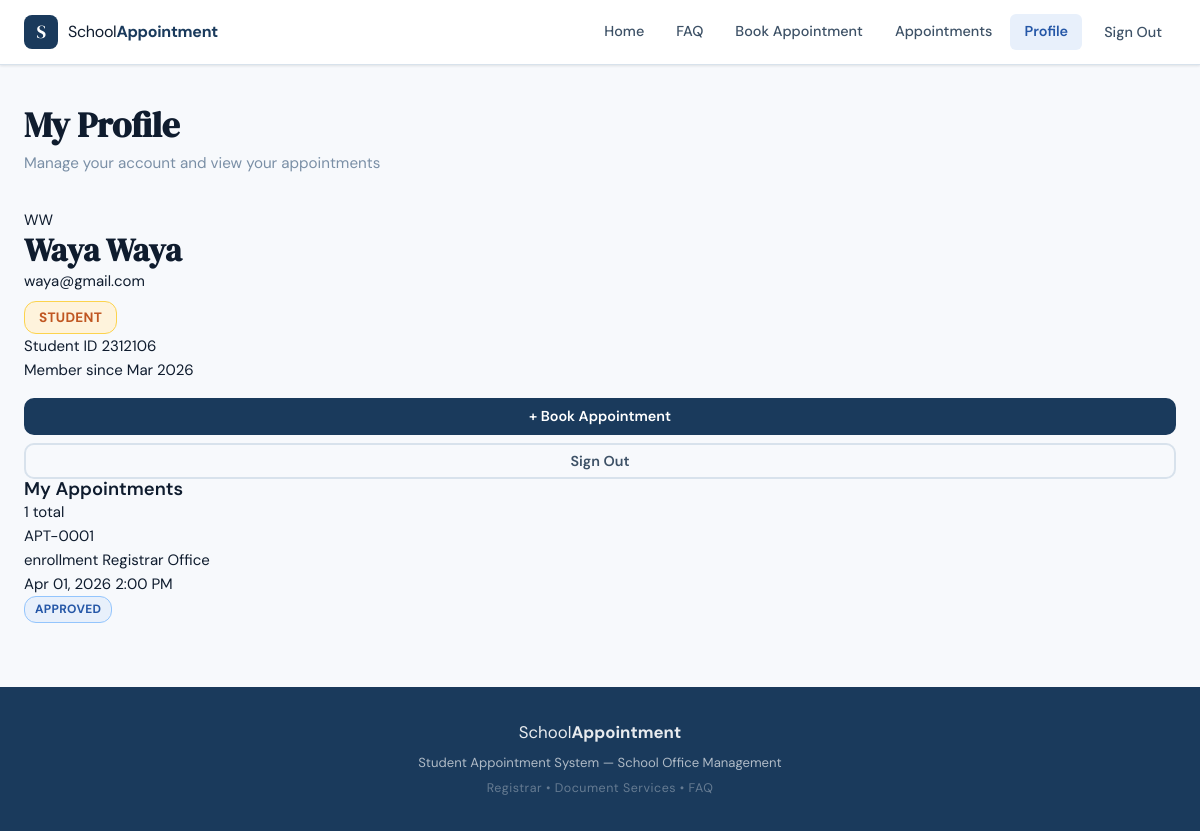
/profile/ (signed in), run on an earlier commit of the app's database.
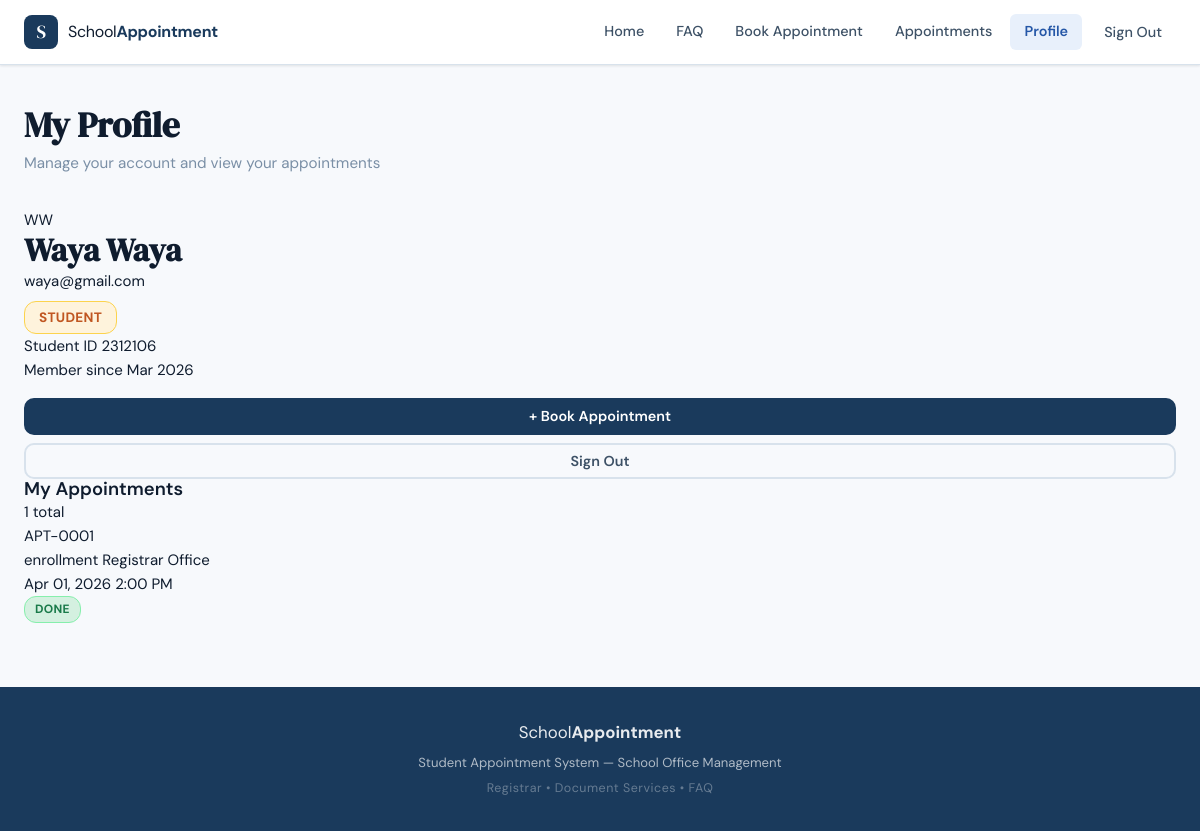
And on a later commit of the database.
### appointments/models.py (models this page shows, shortened)
class Appointment(models.Model):
    STATUS_CHOICES = [
        ('pending', 'Pending'),
        ('approved', 'Approved'),
        ('done', 'Done'),
        ('cancelled', 'Cancelled'),
    ]
    PURPOSE_CHOICES = [
        ('tor_request', 'Transcript of Records (TOR) Request'),
        ('document_request', 'Document Request'),
        ('certification', 'Certification / Certificate of Enrollment'),
        ('good_moral', 'Good Moral Certificate'),
        ('diploma_request', 'Diploma / Graduation Documents'),
        ('grade_inquiry', 'Grade / Academic Inquiry'),
        ('other', 'Other Concern'),
    ]
    OFFICE_CHOICES = [
        ('registrar', 'Registrar Office'),
        ('document', 'Document Services'),
    ]
    student_name = models.CharField(max_length=150, verbose_name="Full Name")
    student_id = models.CharField(
        max_length=50, blank=True, null=True,
        verbose_name="Student ID / Reference No."
    )
    email = models.EmailField(verbose_name="Email Address")
    contact = models.CharField(max_length=20, verbose_name="Contact Number")
    office = models.CharField(
        max_length=50, choices=OFFICE_CHOICES,
        default='registrar', verbose_name="School Office"
    )
    date = models.DateField(verbose_name="Appointment Date")
    time = models.TimeField(verbose_name="Appointment Time")
    purpose = models.CharField(
        max_length=50, choices=PURPOSE_CHOICES,
        verbose_name="Purpose / Concern"
    )
    notes = models.TextField(
        blank=True, null=True,
        verbose_name="Additional Notes"
    )
    status = models.CharField(
        max_length=20, choices=STATUS_CHOICES,
        default='pending', verbose_name="Status"
    )
    created_at = models.DateTimeField(auto_now_add=True)
    updated_at = models.DateTimeField(auto_now=True)
    class Meta:
        ordering = ['-date', '-time']
        verbose_name = "Appointment"
        verbose_name_plural = "Appointments"
    def get_status_badge_class(self):
        classes = {
            'pending': 'badge-pending',
            'approved': 'badge-approved',
            'done': 'badge-done',
            'cancelled': 'badge-cancelled',
        }
        return classes.get(self.status, 'badge-pending')

### appointments/views.py (the view)
# urls.py: path('profile/',  views.profile_view,  name='profile'),
@login_required
def profile_view(request):
    profile, _ = UserProfile.objects.get_or_create(
        user=request.user,
        defaults={'role': 'student'}
    )
    from appointments.models import Appointment
    my_appointments = Appointment.objects.filter(
        email=request.user.email
    ).order_by('-date')
    return render(request, 'accounts/profile.html', {
        'profile': profile,
        'my_appointments': my_appointments,
    })

### accounts/templates/accounts/profile.html (shortened to what this page needs)
{% extends 'appointments/base.html' %}
{% block content %}
  <div class="page-container">
    <div class="page-header">
      <div class="page-title-group">
        <h1 class="page-title">My Profile</h1>
        <p class="page-subtitle">Manage your account and view your appointments</p>
      </div>
    </div>
    <div class="profile-layout">
      <aside class="profile-sidebar">
        <div class="profile-card">
          <div class="profile-avatar">{{ request.user.first_name|first|upper }}{{ request.user.last_name|first|upper }}</div>
          <h2 class="profile-name">{{ request.user.get_full_name|default:request.user.username }}</h2>
          <p class="profile-email">{{ request.user.email }}</p>
          <span class="badge
          {% if profile.role == 'admin' %}
              badge-approved
            {% elif profile.role == 'staff' %}
              badge-done
            {% else %}
              badge-pending
            {% endif %}
          badge-lg"
            style="margin-top:8px">
            {{ profile.get_role_display }}
          </span>
          <div class="profile-meta">
            {% if profile.student_id %}
              <div class="profile-meta-row">
                <span class="profile-meta-label">Student ID</span>
                <span class="profile-meta-value">{{ profile.student_id }}</span>
              </div>
            {% endif %}
            <div class="profile-meta-row">
              <span class="profile-meta-label">Member since</span>
              <span class="profile-meta-value">{{ request.user.date_joined|date:'M Y' }}</span>
            </div>
          </div>
          {% if not user.profile.role in 'staff,admin' %}
            <a href="{% url 'book_appointment' %}" class="btn btn-primary" style="width:100%;justify-content:center;margin-top:16px">+ Book Appointment</a>
          {% endif %}
          <form method="post" action="{% url 'logout' %}" style="margin-top:8px">
            <button type="submit" class="btn btn-ghost" style="width:100%;justify-content:center">Sign Out</button>
          </form>
        </div>
      </aside>
      <div class="profile-main">
        <div class="profile-section-header">
          <h3>My Appointments</h3>
          <span class="profile-count">{{ my_appointments.count }} total</span>
        </div>
        {% if my_appointments %}
          <div class="profile-appt-list">
            {% for appt in my_appointments %}
              <div class="profile-appt-item">
                <div class="profile-appt-left">
                  <div class="profile-appt-ref">APT-{{ appt.id|stringformat:'04d' }}</div>
                  <div class="profile-appt-info">
                    <span class="profile-appt-purpose">{{ appt.get_purpose_display }}</span>
                    <span class="profile-appt-office">{{ appt.get_office_display }}</span>
                  </div>
                </div>
                <div class="profile-appt-right">
                  <div class="profile-appt-date">
                    <span>{{ appt.date|date:'M d, Y' }}</span>
                    <span>{{ appt.time|time:'g:i A' }}</span>
                  </div>
                  <span class="badge {{ appt.get_status_badge_class }}">{{ appt.get_status_display }}</span>
                </div>
              </div>
            {% endfor %}
          </div>
        {% endif %}
      </div>
    </div>
  </div>
{% endblock %}

What changed in the data, as far as the page shows it:
changed Appointment "enrollment": status "APPROVED" → "DONE"
